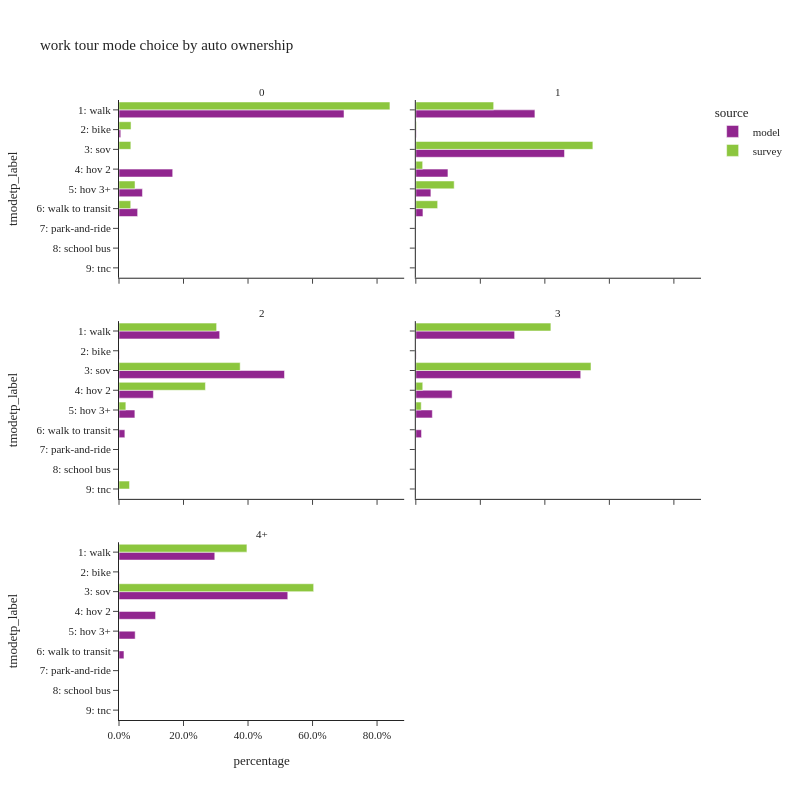

The code cell stored with this chart in its notebook:
### Code cell
plot_mode_choice(wk_base_subtour.filter(pl.col('auto_ownership_4+') != "-1"), "auto_ownership_4+",
                 {"auto_ownership_4+": ["0", "1", "2", "3", "4+"],
                  "tmodetp_label": order_mode},
                 "auto ownership", 2, 800)

### Figure 1 — Plotly figure (JSON) as saved in the notebook; plotly's stock layout.template omitted (floating-point values rounded to 4 significant figures)
{"data": [{"alignmentgroup": "True", "customdata": [[3838], [30], [916], [400], [318]], "hovertemplate": "source=model<br>auto_ownership_4+=0<br>percentage=%{x}<br>tmodetp_label=%{y}<br>sample count=%{customdata[0]}<extra></extra>", "legendgroup": "model", "marker": {"color": "#91268F", "pattern": {"shape": ""}}, "name": "model", "offsetgroup": "model", "orientation": "h", "showlegend": true, "textposition": "auto", "type": "bar", "x": [0.6976, 0.005453, 0.1665, 0.0727, 0.0578], "xaxis": "x5", "y": ["1: walk", "2: bike", "4: hov 2", "5: hov 3+", "6: walk to transit"], "yaxis": "y5"}, {"alignmentgroup": "True", "customdata": [[17], [1], [1], [1], [1]], "hovertemplate": "source=survey<br>auto_ownership_4+=0<br>percentage=%{x}<br>tmodetp_label=%{y}<br>sample count=%{customdata[0]}<extra></extra>", "legendgroup": "survey", "marker": {"color": "#8CC63E", "pattern": {"shape": ""}}, "name": "survey", "offsetgroup": "survey", "orientation": "h", "showlegend": true, "textposition": "auto", "type": "bar", "x": [0.8399, 0.03732, 0.03673, 0.04968, 0.03639], "xaxis": "x5", "y": ["1: walk", "2: bike", "3: sov", "5: hov 3+", "6: walk to transit"], "yaxis": "y5"}, {"alignmentgroup": "True", "customdata": [[7], [13834], [52], [17270], [3731], [1750], [827], [1]], "hovertemplate": "source=model<br>auto_ownership_4+=1<br>percentage=%{x}<br>tmodetp_label=%{y}<br>sample count=%{customdata[0]}<extra></extra>", "legendgroup": "model", "marker": {"color": "#91268F", "pattern": {"shape": ""}}, "name": "model", "offsetgroup": "model", "orientation": "h", "showlegend": false, "textposition": "auto", "type": "bar", "x": [0.0001868, 0.3692, 0.001388, 0.4609, 0.09957, 0.0467, 0.02207, 2.669e-05], "xaxis": "x6", "y": [null, "1: walk", "2: bike", "3: sov", "4: hov 2", "5: hov 3+", "6: walk to transit", "9: tnc"], "yaxis": "y6"}, {"alignmentgroup": "True", "customdata": [[45], [3], [28], [5], [9], [1]], "hovertemplate": "source=survey<br>auto_ownership_4+=1<br>percentage=%{x}<br>tmodetp_label=%{y}<br>sample count=%{customdata[0]}<extra></extra>", "legendgroup": "survey", "marker": {"color": "#8CC63E", "pattern": {"shape": ""}}, "name": "survey", "offsetgroup": "survey", "orientation": "h", "showlegend": false, "textposition": "auto", "type": "bar", "x": [0.2413, 0.002018, 0.5488, 0.02122, 0.1189, 0.06768], "xaxis": "x6", "y": ["1: walk", "2: bike", "3: sov", "4: hov 2", "5: hov 3+", "6: walk to transit"], "yaxis": "y6"}, {"alignmentgroup": "True", "customdata": [[2], [18756], [53], [30831], [6405], [2956], [1091], [1]], "hovertemplate": "source=model<br>auto_ownership_4+=2<br>percentage=%{x}<br>tmodetp_label=%{y}<br>sample count=%{customdata[0]}<extra></extra>", "legendgroup": "model", "marker": {"color": "#91268F", "pattern": {"shape": ""}}, "name": "model", "offsetgroup": "model", "orientation": "h", "showlegend": false, "textposition": "auto", "type": "bar", "x": [3.328e-05, 0.3121, 0.0008819, 0.513, 0.1066, 0.04919, 0.01815, 1.664e-05], "xaxis": "x3", "y": [null, "1: walk", "2: bike", "3: sov", "4: hov 2", "5: hov 3+", "6: walk to transit", "9: tnc"], "yaxis": "y3"}, {"alignmentgroup": "True", "customdata": [[13], [23], [2], [2], [1]], "hovertemplate": "source=survey<br>auto_ownership_4+=2<br>percentage=%{x}<br>tmodetp_label=%{y}<br>sample count=%{customdata[0]}<extra></extra>", "legendgroup": "survey", "marker": {"color": "#8CC63E", "pattern": {"shape": ""}}, "name": "survey", "offsetgroup": "survey", "orientation": "h", "showlegend": false, "textposition": "auto", "type": "bar", "x": [0.3026, 0.3757, 0.2679, 0.0212, 0.03262], "xaxis": "x3", "y": ["1: walk", "3: sov", "4: hov 2", "5: hov 3+", "9: tnc"], "yaxis": "y3"}, {"alignmentgroup": "True", "customdata": [[9011], [31], [15040], [3311], [1506], [520]], "hovertemplate": "source=model<br>auto_ownership_4+=3<br>percentage=%{x}<br>tmodetp_label=%{y}<br>sample count=%{customdata[0]}<extra></extra>", "legendgroup": "model", "marker": {"color": "#91268F", "pattern": {"shape": ""}}, "name": "model", "offsetgroup": "model", "orientation": "h", "showlegend": false, "textposition": "auto", "type": "bar", "x": [0.3063, 0.001054, 0.5112, 0.1125, 0.05119, 0.01768], "xaxis": "x4", "y": ["1: walk", "2: bike", "3: sov", "4: hov 2", "5: hov 3+", "6: walk to transit"], "yaxis": "y4"}, {"alignmentgroup": "True", "customdata": [[3], [10], [1], [1]], "hovertemplate": "source=survey<br>auto_ownership_4+=3<br>percentage=%{x}<br>tmodetp_label=%{y}<br>sample count=%{customdata[0]}<extra></extra>", "legendgroup": "survey", "marker": {"color": "#8CC63E", "pattern": {"shape": ""}}, "name": "survey", "offsetgroup": "survey", "orientation": "h", "showlegend": false, "textposition": "auto", "type": "bar", "x": [0.4187, 0.543, 0.0215, 0.01677], "xaxis": "x4", "y": ["1: walk", "3: sov", "4: hov 2", "5: hov 3+"], "yaxis": "y4"}, {"alignmentgroup": "True", "customdata": [[6398], [22], [11274], [2443], [1080], [331]], "hovertemplate": "source=model<br>auto_ownership_4+=4+<br>percentage=%{x}<br>tmodetp_label=%{y}<br>sample count=%{customdata[0]}<extra></extra>", "legendgroup": "model", "marker": {"color": "#91268F", "pattern": {"shape": ""}}, "name": "model", "offsetgroup": "model", "orientation": "h", "showlegend": false, "textposition": "auto", "type": "bar", "x": [0.2969, 0.001021, 0.5232, 0.1134, 0.05012, 0.01536], "xaxis": "x", "y": ["1: walk", "2: bike", "3: sov", "4: hov 2", "5: hov 3+", "6: walk to transit"], "yaxis": "y"}, {"alignmentgroup": "True", "customdata": [[3], [7]], "hovertemplate": "source=survey<br>auto_ownership_4+=4+<br>percentage=%{x}<br>tmodetp_label=%{y}<br>sample count=%{customdata[0]}<extra></extra>", "legendgroup": "survey", "marker": {"color": "#8CC63E", "pattern": {"shape": ""}}, "name": "survey", "offsetgroup": "survey", "orientation": "h", "showlegend": false, "textposition": "auto", "type": "bar", "x": [0.3966, 0.6034], "xaxis": "x", "y": ["1: walk", "3: sov"], "yaxis": "y"}], "layout": {"annotations": [{"font": {}, "showarrow": false, "text": "4+", "x": 0.245, "xanchor": "center", "xref": "paper", "y": 0.2867, "yanchor": "bottom", "yref": "paper"}, {"font": {}, "showarrow": false, "text": "2", "x": 0.245, "xanchor": "center", "xref": "paper", "y": 0.6433, "yanchor": "bottom", "yref": "paper"}, {"font": {}, "showarrow": false, "text": "3", "x": 0.755, "xanchor": "center", "xref": "paper", "y": 0.6433, "yanchor": "bottom", "yref": "paper"}, {"font": {}, "showarrow": false, "text": "0", "x": 0.245, "xanchor": "center", "xref": "paper", "y": 1.0, "yanchor": "bottom", "yref": "paper"}, {"font": {}, "showarrow": false, "text": "1", "x": 0.755, "xanchor": "center", "xref": "paper", "y": 1.0, "yanchor": "bottom", "yref": "paper"}], "barmode": "group", "height": 800, "legend": {"title": {"text": "source"}, "tracegroupgap": 0}, "title": {"text": "work tour mode choice by auto ownership"}, "width": 800, "xaxis": {"anchor": "y", "domain": [0.0, 0.49], "tickformat": ".1%", "title": {"text": "percentage"}}, "xaxis2": {"anchor": "y2", "domain": [0.51, 1.0], "matches": "x", "tickformat": ".1%", "title": {"text": "percentage"}}, "xaxis3": {"anchor": "y3", "domain": [0.0, 0.49], "matches": "x", "showticklabels": false, "tickformat": ".1%"}, "xaxis4": {"anchor": "y4", "domain": [0.51, 1.0], "matches": "x", "showticklabels": false, "tickformat": ".1%"}, "xaxis5": {"anchor": "y5", "domain": [0.0, 0.49], "matches": "x", "showticklabels": false, "tickformat": ".1%"}, "xaxis6": {"anchor": "y6", "domain": [0.51, 1.0], "matches": "x", "showticklabels": false, "tickformat": ".1%"}, "yaxis": {"anchor": "x", "categoryarray": ["9: tnc", "8: school bus", "7: park-and-ride", "6: walk to transit", "5: hov 3+", "4: hov 2", "3: sov", "2: bike", "1: walk"], "categoryorder": "array", "domain": [0.0, 0.2867], "title": {"text": "tmodetp_label"}}, "yaxis2": {"anchor": "x2", "domain": [0.0, 0.2867], "matches": "y", "showticklabels": false}, "yaxis3": {"anchor": "x3", "categoryarray": ["9: tnc", "8: school bus", "7: park-and-ride", "6: walk to transit", "5: hov 3+", "4: hov 2", "3: sov", "2: bike", "1: walk"], "categoryorder": "array", "domain": [0.3567, 0.6433], "matches": "y", "title": {"text": "tmodetp_label"}}, "yaxis4": {"anchor": "x4", "domain": [0.3567, 0.6433], "matches": "y", "showticklabels": false}, "yaxis5": {"anchor": "x5", "categoryarray": ["9: tnc", "8: school bus", "7: park-and-ride", "6: walk to transit", "5: hov 3+", "4: hov 2", "3: sov", "2: bike", "1: walk"], "categoryorder": "array", "domain": [0.7133, 1.0], "matches": "y", "title": {"text": "tmodetp_label"}}, "yaxis6": {"anchor": "x6", "domain": [0.7133, 1.0], "matches": "y", "showticklabels": false}}}
